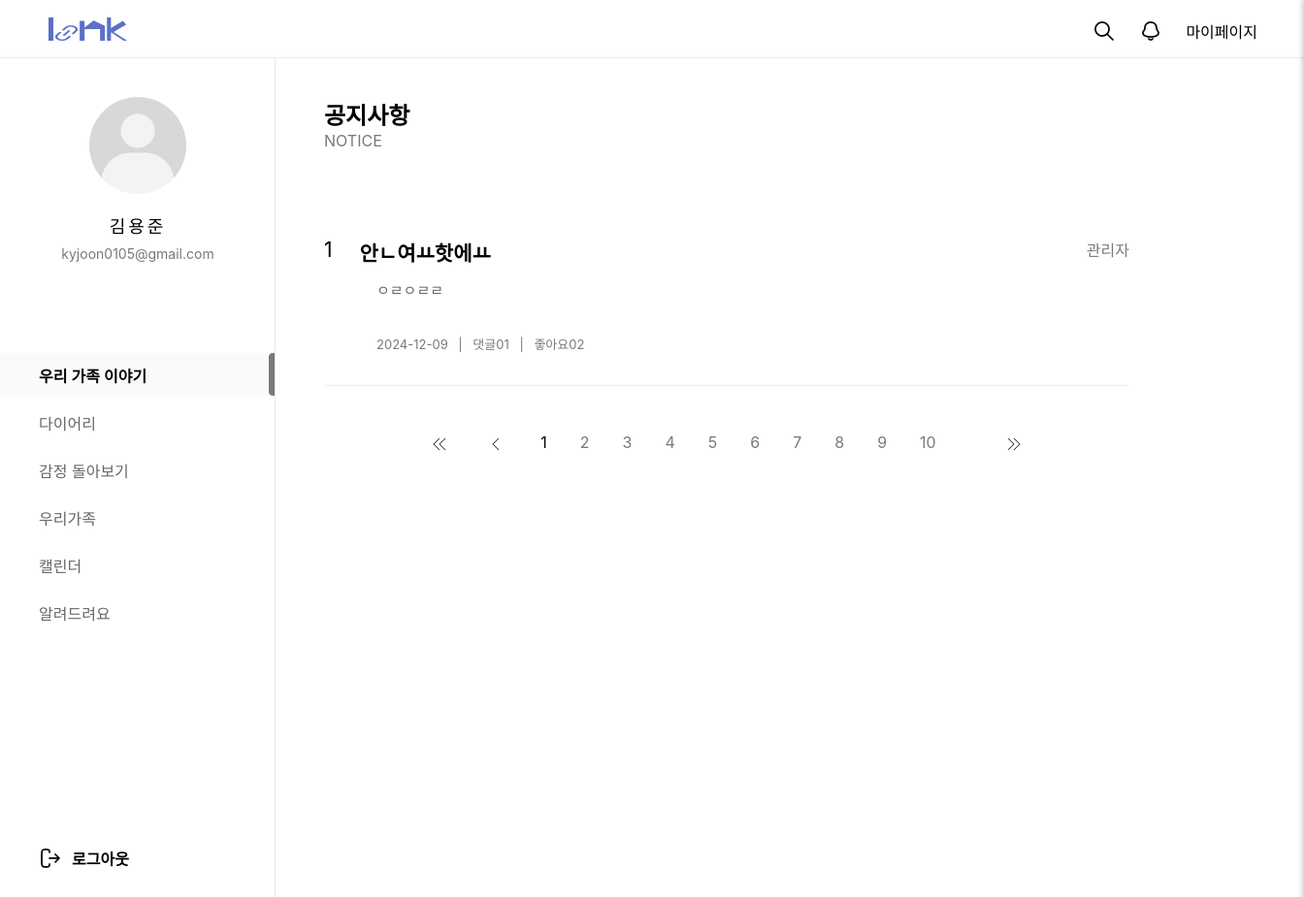
Page /customer/noticelist/ on the committed database.
### customer/models.py (models this page shows, shortened)
class NoticeBoard(models.Model):
  bno = models.AutoField(primary_key=True)
  member = models.CharField(max_length=100, default='관리자')
  btitle = models.CharField(max_length=1000)
  bcontent = models.TextField()
  bdate = models.DateTimeField(auto_now=True)
  bfile = models.ImageField(null=True, blank=True, upload_to='uploads/')
  like_members = models.ManyToManyField(Member, related_name='like_member',  blank=True)

### customer/views.py (the view)
# urls.py: path('noticelist/', views.noticelist, name="noticelist"),
def noticelist(request):
  qs = NoticeBoard.objects.all().order_by('-bno')
  context = {'notice_list':qs}
  return render(request, 'customer_notice_list.html', context)

### customer/templates/customer_notice_list.html (shortened to what this page needs)
{% extends 'main_navi_base.html' %}
{% load static %}
  {% block container-block%}
  <div id="container">
    <div id="notice_title_area">
      <h2 id="noticeTit">공지사항</h2>
      <p id="noticeTit2">NOTICE</p>
    </div>
    <div id="notice_list_area">
      {% for notice in notice_list %}
      <div class="notice_list_group">
        <a href="/customer/noticeview/{{notice.bno}}/">
          <div class="notice_wrap_cont">
            <div class="tit_post">
              <div class="num_txt">{{notice.bno}}</div>
              <div>{{notice.btitle}}</div>
              <div id="Nname">{{notice.member}}</div>
            </div>
            <p class="desc_cont">
              <span class="list_txt">{{notice.bcontent}}</span>
            </p>
          </div>
          <dl class="list_post_info">
            <dd class="txt_g">
              <span>{{notice.bdate|date:'Y-m-d'}}</span><span class="space"> | </span>
              <span>댓글</span><span>01</span><span class="space"> | </span>
              <span>좋아요</span><span>02</span>
            </dd>
          </dl>
        </a>
      </div>
      {% endfor %}
    </div>
    <ul class="page_num">
      <li><a href="#"><img src="images/left_double.png" alt=""></a></li>
      <li><a href="#"><img src="images/left.png" alt=""></a></li>
      <li class="nowNum"><a href="#">1</a></li>
      <li><a href="#">2</a></li>
      <li><a href="#">3</a></li>
      <li><a href="#">4</a></li>
      <li><a href="#">5</a></li>
      <li><a href="#">6</a></li>
      <li><a href="#">7</a></li>
      <li><a href="#">8</a></li>
      <li><a href="#">9</a></li>
      <li><a href="#">10</a></li>
      <li><a href="#"><img src="images/right.png" alt=""></a></li>
      <li><a href="#"><img src="images/right_double.png" alt=""></a></li>
    </ul>
  </div>
  {% endblock container-block%}

### static/css/main_navi_base.css (style rules this page uses)
* { margin: 0; padding: 0; font-family: "Pretendard Variable", Pretendard, -apple-system, BlinkMacSystemFont, system-ui, Roboto, "Helvetica Neue", "Segoe UI", "Apple SD Gothic Neo", "Noto Sans KR", "Malgun Gothic", "Apple Color Emoji", "Segoe UI Emoji", "Segoe UI Symbol", sans-serif; }
a { text-decoration: none; color: inherit; cursor: pointer; }
ol, ul { list-style: none; }

### static/css/customer/customer_service.css (style rules this page uses)
* { margin: 0; padding: 0; box-sizing: border-box; font-family: "Pretendard Variable", Pretendard, -apple-system, BlinkMacSystemFont, system-ui, Roboto, "Helvetica Neue", "Segoe UI", "Apple SD Gothic Neo", "Noto Sans KR", "Malgun Gothic", "Apple Color Emoji", "Segoe UI Emoji", "Segoe UI Symbol", sans-serif; }
a { text-decoration: none; }
body, html { height: 100%; }
#container { width: 100%; min-height: 100vh; padding: 100px 180px 300px 334px; }

### static/css/customer/customer_notice_view.css (style rules this page uses)
* { margin: 0; padding: 0; box-sizing: border-box; font-family: "Pretendard Variable", Pretendard, -apple-system, BlinkMacSystemFont, system-ui, Roboto, "Helvetica Neue", "Segoe UI", "Apple SD Gothic Neo", "Noto Sans KR", "Malgun Gothic", "Apple Color Emoji", "Segoe UI Emoji", "Segoe UI Symbol", sans-serif; }
a { text-decoration: none; }
body, html { height: 100%; }
#container { width: 100%; min-height: 100vh; padding: 100px 180px 300px 334px; }

### static/css/customer/customer_notice_list.css (style rules this page uses)
* { margin: 0; padding: 0; box-sizing: border-box; font-family: "Pretendard Variable", Pretendard, -apple-system, BlinkMacSystemFont, system-ui, Roboto, "Helvetica Neue", "Segoe UI", "Apple SD Gothic Neo", "Noto Sans KR", "Malgun Gothic", "Apple Color Emoji", "Segoe UI Emoji", "Segoe UI Symbol", sans-serif; }
a { text-decoration: none; color:inherit; }
body, html { height: 100%; }
#container { width: 100%; min-height: 100vh; padding: 60px 300px 0 300px; }
#notice_title_area { width:100%; margin-bottom: 50px; }
#noticeTit { font-weight:610; }
#noticeTit2 { font-size:16px; color:#797979; margin-bottom:29px; }
#notice_list_area { width:100%; margin-bottom: 40px; }
.notice_list_group { width:100%; height:193px; padding-top:40px; border-bottom:1px solid #EEEEEE; box-sizing:border-box; }
.notice_wrap_cont { width:100%; height:76px; }
.desc_cont { width:1000px; height:38px; overflow: hidden; text-overflow: ellipsis; display: -webkit-box; -webkit-box-orient: vertical; -webkit-line-clamp:2; padding-top:14px; padding-left:54px; }
.tit_post { display:flex; font-size:21px; font-weight:600; }
.num_txt { font-size:21px; font-weight:400; margin-right:10px; padding-right:18px; }
#Nname { font-size: 16px; font-weight: 400; color: #797979; margin-left: auto; }
.list_txt { font-size:15px; font-weight:400; color:#666666; line-height:21px; }
.txt_g { font-size:13px; font-weight:400; color:#797979; padding-top:24px; padding-left:54px; }
.txt_g .space { margin:0 7px; }
.page_num { width:100%; height:38px; display:flex; justify-content:center; list-style-type:none; padding-bottom:113px; }
.page_num li { margin:0 5px; }
.page_num a { display:block; padding:8px 12px; text-decoration:none; color: #797979; border-radius: 4px; transition: background-color 0.3s; }
.page_num .nowNum a { color:black; }

### static/css/emotion/emotion.css (style rules this page uses)
* { margin: 0; padding: 0; box-sizing: border-box; font-family: "Pretendard Variable", Pretendard, -apple-system, BlinkMacSystemFont, system-ui, Roboto, "Helvetica Neue", "Segoe UI", "Apple SD Gothic Neo", "Noto Sans KR", "Malgun Gothic", "Apple Color Emoji", "Segoe UI Emoji", "Segoe UI Symbol", sans-serif; }
a { text-decoration: none; color: inherit; cursor: pointer; }
ol, ul { list-style: none; }
body, html { height: 100%; }
#container { width: 100%; min-height: 100vh; padding: 100px 100px 100px 334px; }

### static/css/mypage/mypage_modi.css (style rules this page uses)
* { margin: 0; padding: 0; box-sizing: border-box; font-family: "Pretendard Variable", Pretendard, -apple-system, BlinkMacSystemFont, system-ui, Roboto, "Helvetica Neue", "Segoe UI", "Apple SD Gothic Neo", "Noto Sans KR", "Malgun Gothic", "Apple Color Emoji", "Segoe UI Emoji", "Segoe UI Symbol", sans-serif; }
a { text-decoration: none; color:inherit; }
body, html { height: 100%; }
#container { width: 100%; min-height: 100vh; padding: 100px 180px 300px 334px; }

### rows in the picture
NoticeBoard: bno "1", btitle "안ㄴ여ㅛ핫에ㅛ", member "관리자", bcontent "ㅇㄹㅇㄹㄹ", bdate "2024-12-09"
